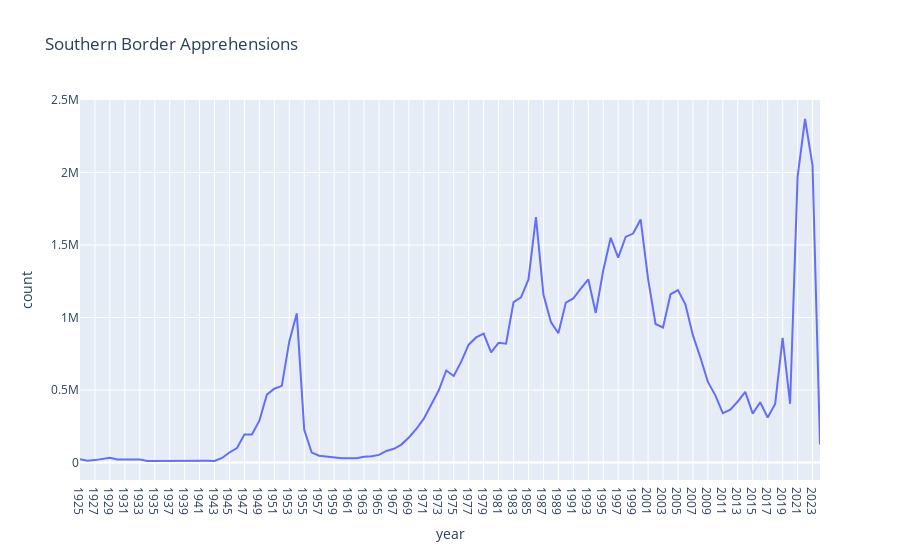

The notebook cell saved with this chart:
### Code cell
query = """
SELECT year, count
  FROM `us-border`.nationwide_apprehensions_yearly
  ORDER BY year ASC
"""

query2 = """
SELECT `year`, SUM(`Encounter Count`)
  FROM `us-border`.nationwide_encounters_aor
  WHERE `Land Border Region` = "Southwest Land Border"
    AND `Encounter Type` <> "Inadmissibles"
    AND year > 2020
  GROUP BY `year`
  ORDER BY `year`;
"""

cur.execute(query)
rows1 = cur.fetchall()
cur.execute(query2)
rows2 = cur.fetchall()

rows = rows1 + rows2

df = pd.DataFrame(rows, columns=["year", "count"])
# print(df)
fig = px.line(df, x="year", y="count", title='Southern Border Apprehensions')

fig.show()

### Figure 1 — Plotly figure (JSON) as saved in the notebook; plotly's stock layout.template omitted (floating-point values rounded to 4 significant figures)
{"data": [{"hovertemplate": "year=%{x}<br>count=%{y}<extra></extra>", "legendgroup": "", "line": {"color": "#636efa", "dash": "solid"}, "marker": {"symbol": "circle"}, "mode": "lines", "name": "", "orientation": "v", "showlegend": false, "type": "scatter", "x": ["1925", "1926", "1927", "1928", "1929", "1930", "1931", "1932", "1933", "1934", "1935", "1936", "1937", "1938", "1939", "1940", "1941", "1942", "1943", "1944", "1945", "1946", "1947", "1948", "1949", "1950", "1951", "1952", "1953", "1954", "1955", "1956", "1957", "1958", "1959", "1960", "1961", "1962", "1963", "1964", "1965", "1966", "1967", "1968", "1969", "1970", "1971", "1972", "1973", "1974", "1975", "1976", "1977", "1978", "1979", "1980", "1981", "1982", "1983", "1984", "1985", "1986", "1987", "1988", "1989", "1990", "1991", "1992", "1993", "1994", "1995", "1996", "1997", "1998", "1999", "2000", "2001", "2002", "2003", "2004", "2005", "2006", "2007", "2008", "2009", "2010", "2011", "2012", "2013", "2014", "2015", "2016", "2017", "2018", "2019", "2020", "2021", "2022", "2023", "2024"], "xaxis": "x", "y": [22199, 12735, 16393, 23566, 32711, 20880, 22276, 22735, 20949, 10319, 11016, 11728, 13054, 12851, 12037, 10492, 11294, 11784, 11175, 31175, 69164, 99591, 193657, 192779, 288253, 468339, 509040, 528815, 835311, 1028246, 225186, 68420, 46225, 40504, 32996, 28966, 29384, 29897, 38861, 42879, 52422, 79610, 94778, 123519, 172391, 231116, 302517, 396495, 498123, 634777, 596796, 696039, 812541, 862837, 888729, 759420, 825290, 819919, 1105670, 1138566, 1262435, 1692544, 1158030, 969214, 891147, 1103353, 1132033, 1199560, 1263490, 1031668, 1324202, 1549876, 1412953, 1555776, 1579010, 1676438, 1266214, 955310, 931557, 1160395, 1189075, 1089092, 876704, 723825, 556041, 463382, 340252, 364768, 420789, 486651, 337117, 415816, 310531, 404142, 859501, 405036, 1970793, 2369373, 2049322, 124220], "yaxis": "y"}], "layout": {"legend": {"tracegroupgap": 0}, "title": {"text": "Southern Border Apprehensions"}, "xaxis": {"anchor": "y", "domain": [0, 1], "title": {"text": "year"}}, "yaxis": {"anchor": "x", "domain": [0, 1], "title": {"text": "count"}}}}
